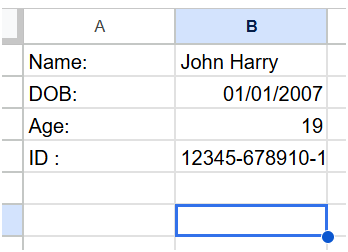
#> input picture Id.png, 348 x 252 px
$ python test_ocr.py
#> lines starting #> are read from the running program, lines starting #| are printed output that depends on the picture
import pytesseract
from PIL import Image

def test_ocr(image_path):
#> called with image_path = 'Id.png'
    print(f"--- OCR for {image_path} ---")
    try:
        text = pytesseract.image_to_string(Image.open(image_path))
        print(text)
    except Exception as e:
        print(f"Error: {e}")

if __name__ == "__main__":
    # Point to tesseract executable if needed (e.g. windows)
    pytesseract.pytesseract.tesseract_cmd = r'C:\Program Files\Tesseract-OCR\tesseract.exe'
    test_ocr("Id.png")
#> (the call stopped at in test_ocr, `text = pytesseract.image_to_string(Image.open(image_path))`: pytesseract is not available in this run)
    test_ocr("Premium.png")
#> call 2 of test_ocr, with image_path = 'Premium.png'
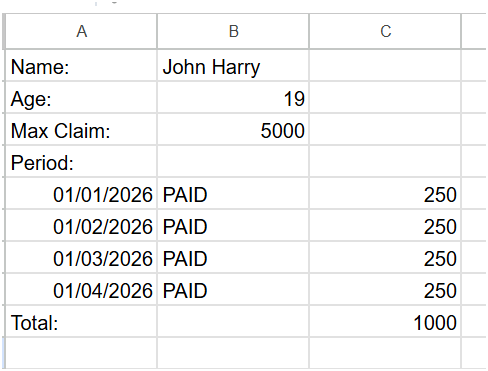
#> input picture Premium.png, 488 x 371 px
#> (the call stopped at in test_ocr, `text = pytesseract.image_to_string(Image.open(image_path))`: pytesseract is not available in this run)
    test_ocr("Medical-Invoice.png")
#> call 3 of test_ocr, with image_path = 'Medical-Invoice.png'
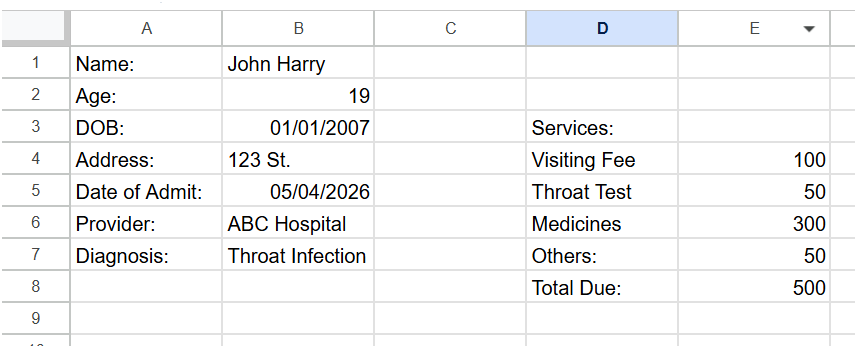
#> input picture Medical-Invoice.png, 857 x 348 px
#> (the call stopped at in test_ocr, `text = pytesseract.image_to_string(Image.open(image_path))`: pytesseract is not available in this run)
